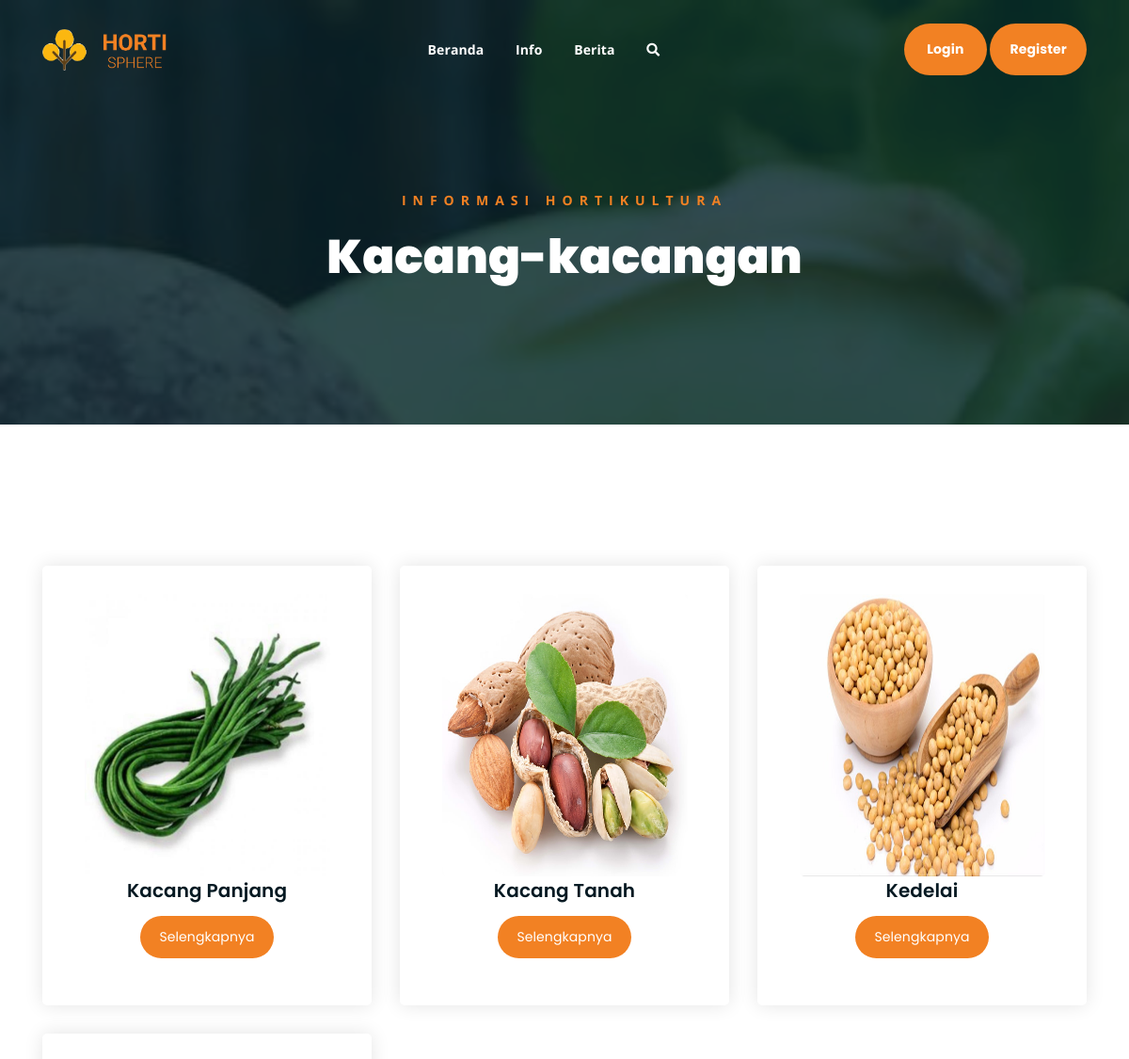
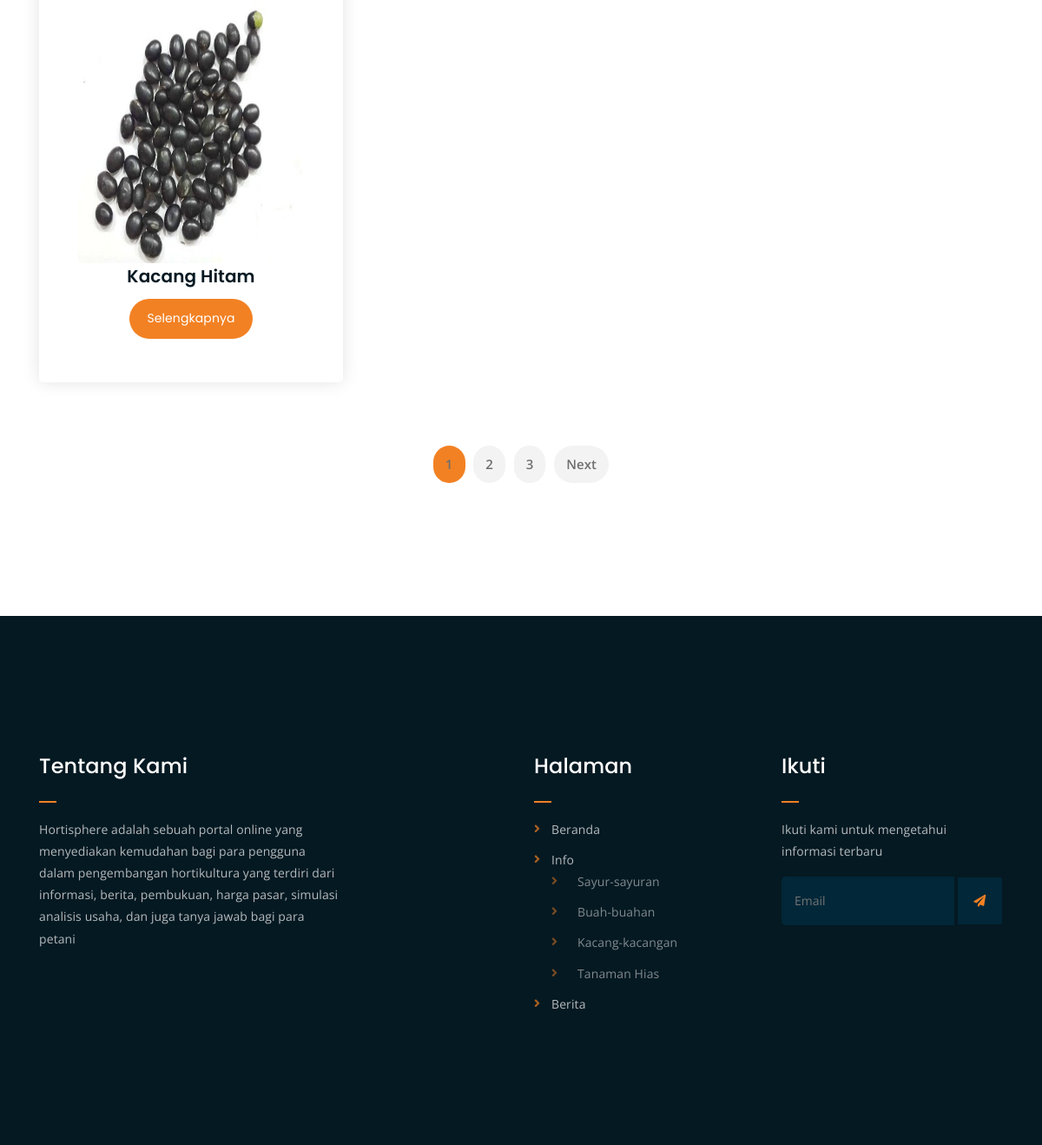
The app's page /index.php/c_info/kacang with its own data (2 pictures, top to bottom).
### tables this page shows
CREATE TABLE `informasi` (
  `id_info` int(20) NOT NULL,
  `id_user` int(20) NOT NULL,
  `tanggal_tambah` timestamp NOT NULL DEFAULT CURRENT_TIMESTAMP ON UPDATE CURRENT_TIMESTAMP,
  `jenis` enum('Sayur','Buah','Kacang','Tanaman Hias') NOT NULL,
  `nama_komoditas` varchar(255) NOT NULL,
  `deskripsi_komoditas` longtext,
  `gambar_komoditas` varchar(255) DEFAULT 'default.jpg',
  `persiapan` longtext,
  `pembibitan` longtext,
  `penanaman` longtext,
  `pemeliharaan` longtext,
  `obat_pertanian` longtext
);

### application/controllers/C_info.php (called while the page is built, shortened)
<?php
class C_info extends CI_Controller
{
    public function __construct()
    {
      $this->load->library('session');
      $this->load->helper('url');
      $this->load->library('upload');
      $this->load->library('pagination');
      $this->load->model('M_info');
    }
    public function kacang()
    {
        $data['hortisphere'] = $this->M_info->lihatData_info();
        $this->load->view('templates/header1');
        $this->load->view('info/v_info_kacang',$data);
        $this->load->view('templates/footer');
    }
}

### index.php (called while the page is built, shortened)
<?php
require_once BASEPATH.'core/CodeIgniter.php';

### application/models/M_info.php (called while the page is built, shortened)
<?php
class M_info extends CI_Model
{
    public function lihatData_info()
    {
        return $this->db->from('informasi')->get()->result();
    }
}

### application/views/info/v_info_kacang.php (the view)
<div class="breadcrumb-section breadcrumb-bg">
		<div class="container">
			<div class="row">
				<div class="col-lg-8 offset-lg-2 text-center">
					<div class="breadcrumb-text">
						<p>Informasi Hortikultura</p>
						<h1>Kacang-kacangan</h1>
					</div>
				</div>
			</div>
		</div>
	</div>
	<div class="product-section mt-150 mb-150">
		<div class="container">
			<div class="row product-lists">
			<?php
                foreach ($hortisphere as $info) : ?>
				<div class="col-lg-4 col-md-6 text-center">
				<form class="form-horizontal" method="post" action="<?php echo base_url() . 'C_info/kacang' . $info->id_info ?>">
				<?php if($info->jenis=='Kacang'): ?>
					<div class="single-product-item">
						<div class="product-image">
							<img src="<?php echo base_url('upload/komoditas/'.$info->gambar_komoditas) ?>" height="300" width="100" style="display: block; margin: auto;"/>
						</div>
						<h3><?php echo $info->nama_komoditas ?></h3>
						<a href="<?=base_url()?>C_info/detail_info/<?=$info->id_info?>" class="cart-btn"></i> Selengkapnya</a>
					</div>
					<?php endif; ?>
					</form>
				</div>
				<?php endforeach; ?>
			</div>
			<div class="row">
				<div class="col-lg-12 text-center">
					<div class="pagination-wrap">
						<ul>
							<li><a class="active" href="#">1</a></li>
							<li><a href="#">2</a></li>
							<li><a href="#">3</a></li>
							<li><a href="#">Next</a></li>
						</ul>
					</div>
				</div>
			</div>
		</div>
	</div>

### assets/css/main.css (style rules this page uses)
html { font-size: 14px; font-weight: 400; line-height: 28px; height: 100%; }
body { font-family: "Open Sans", sans-serif; font-weight: 400; font-size: 1rem; letter-spacing: 0.1px; line-height: 1.8; color: #051922; overflow-x: hidden; }
body img { max-width: 100%; }
a { cursor: pointer; text-decoration: none; -webkit-transition: all 0.2s ease-in-out; -o-transition: all 0.2s ease-in-out; transition: all 0.2s ease-in-out; }
h1, .h1, h2, .h2, h3, .h3, h4, .h4, h5, .h5, h6, .h6 { font-family: "Poppins", sans-serif; font-weight: 700; margin: 0 0 1.25rem 0; color: #051922; }
h1:last-child, .h1:last-child, h2:last-child, .h2:last-child, h3:last-child, .h3:last-child, h4:last-child, .h4:last-child, h5:last-child, .h5:last-child, h6:last-child, .h6:last-child { margin: 0; }
h1, .h1 { font-size: 4rem; font-weight: 700; line-height: 4rem; }
h3, .h3 { font-size: 2rem; font-weight: 700; line-height: 2.25rem; }
p { font-family: "Open Sans", sans-serif; font-weight: 400; font-size: 1rem; letter-spacing: 0.1px; line-height: 1.8; color: #051922; margin: 0 0 1.25rem 0; }
.mt-150 { margin-top: 150px; }
.mb-150 { margin-bottom: 150px; }
a.boxed-btn, a.bordered-btn, a.cart-btn { border-radius: 50px; }
.breadcrumb-bg { background-image: url(../img/breadcrumb-bg.jpg); }
.breadcrumb-text p { color: #F28123; font-weight: 700; text-transform: uppercase; letter-spacing: 7px; }
.breadcrumb-text h1 { font-size: 50px; font-weight: 900; color: #fff; margin: 0; margin-top: 20px; }
.breadcrumb-section { padding: 150px 0; background-size: cover; background-position: center center; position: relative; z-index: 1; background-attachment: fixed; padding-top: 200px; }
.breadcrumb-section:after { position: absolute; left: 0; top: 0; width: 100%; height: 100%; content: ""; background-color: #07212e; z-index: -1; opacity: 0.8; }
.pagination-wrap ul li a { -webkit-transition: 0.3s; -o-transition: 0.3s; transition: 0.3s; }
.product-image img { -webkit-transition: 0.3s; -o-transition: 0.3s; transition: 0.3s; }
a.cart-btn { -webkit-transition: 0.3s; -o-transition: 0.3s; transition: 0.3s; }
.single-product-item { -webkit-transition: 0.3s; -o-transition: 0.3s; transition: 0.3s; }
html, body { height: 100%; }
.pagination-wrap { margin-top: 40px; }
.pagination-wrap ul { margin: 0; padding: 0; list-style: none; }
.pagination-wrap ul li { display: inline-block; }
.pagination-wrap ul li a { color: #6f6f6f; font-size: 15px; background-color: #f3f3f3; display: inline-block; padding: 8px 14px; border-radius: 5px; margin: 3px; font-weight: 600; border-radius: 50px; }
.pagination-wrap ul li a.active { background-color: #F28123; }
.single-product-item { margin-bottom: 30px; }
.product-image { padding: 30px; padding-bottom: 0; }
.product-image img { width: 90%; border-radius: 5px; margin-bottom: 20px; }
.single-product-item h3 { font-size: 20px; font-weight: 600; margin-bottom: 10px; }
a.cart-btn { font-family: 'Poppins', sans-serif; display: inline-block; background-color: #F28123; color: #fff; padding: 10px 20px; }
.single-product-item { -webkit-box-shadow: 0 0 20px #e4e4e4; box-shadow: 0 0 20px #e4e4e4; padding-bottom: 50px; border-radius: 5px; }

### records on screen
informasi: gambar_komoditas (picture), nama_komoditas "Kacang Panjang"
informasi: gambar_komoditas (picture), nama_komoditas "Kacang Tanah"
informasi: gambar_komoditas (picture), nama_komoditas "Kedelai"
informasi: gambar_komoditas (placeholder picture), nama_komoditas "Kacang Hitam"
